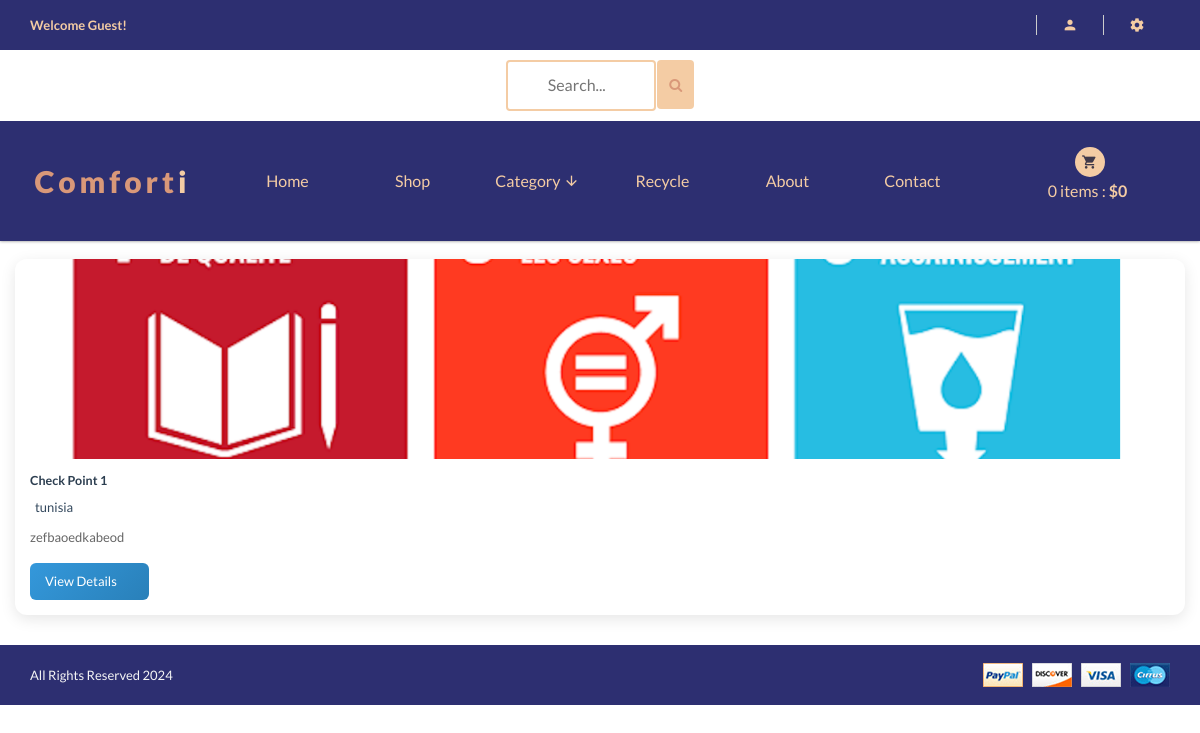
The app's page /recycle/drop-points/, older data.
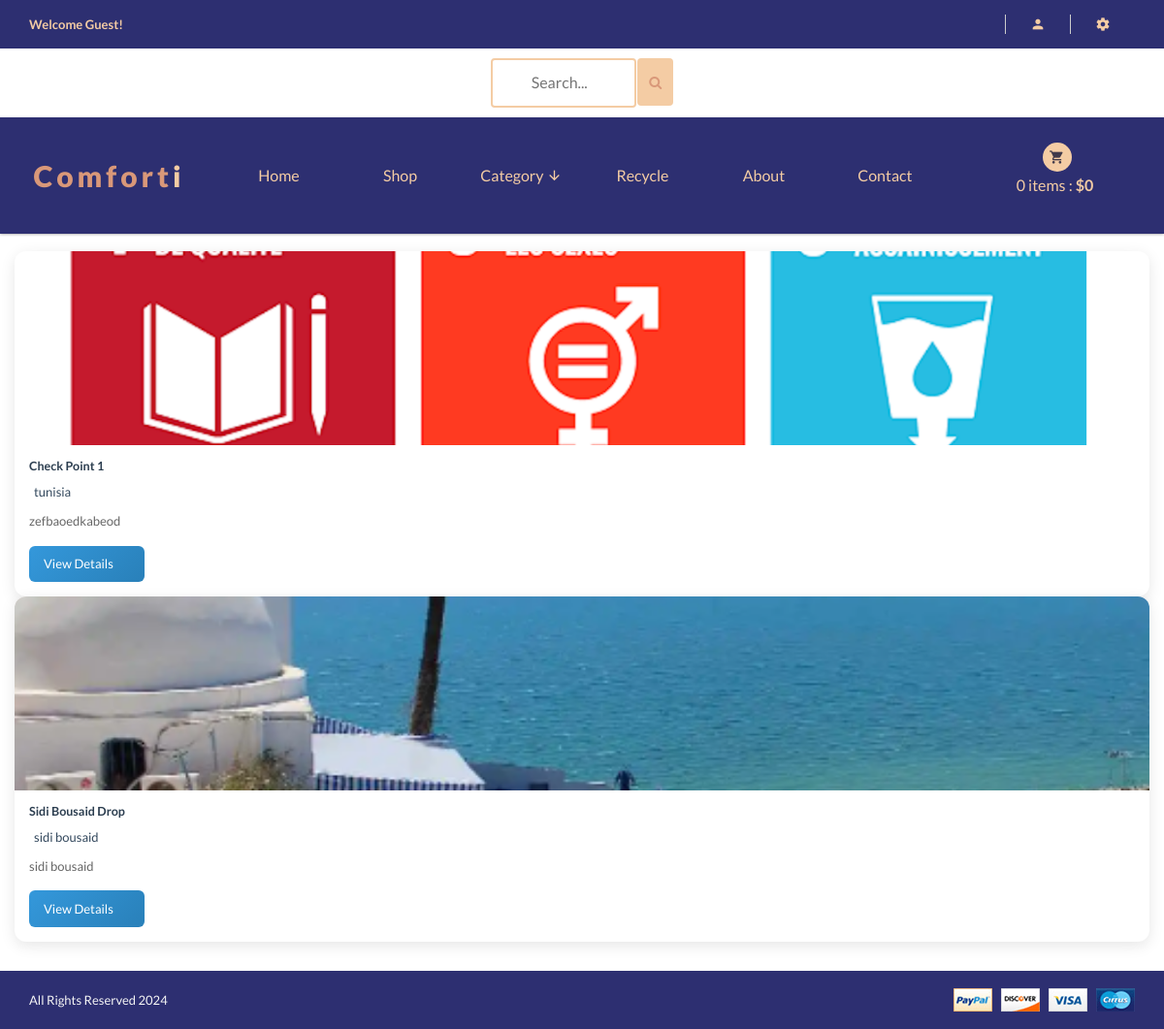
The same page, newer data.
### recycle/models.py (models this page shows, shortened)
class DropPoint(models.Model):
    name = models.CharField(max_length=100, unique=True)
    location = models.CharField(max_length=255)
    description = models.TextField(max_length=300, blank=True)
    image = models.ImageField(upload_to='drop_points', blank=True)
    class Meta:
        verbose_name = 'Drop Point'
        verbose_name_plural = 'Drop Points'
    def get_drop_point_details_url(self):
        return reverse('recycle:drop_point_details', args=[self.id])

### recycle/views.py (the view)
# urls.py: path('drop-points/', views.drop_points_list, name='drop_points_list'),
def drop_points_list(request):
    points_list = DropPoint.objects.all()
    paginator = Paginator(points_list, 6)  # Show 6 drop points per page
    page = request.GET.get('page')
    try:
        points = paginator.page(page)
    except PageNotAnInteger:
        points = paginator.page(1)
    except EmptyPage:
        points = paginator.page(paginator.num_pages)
    context = {
        'drop_points': points,
    }
    return render(request, 'shop/recycle/drop_points_list.html', context)

### cart/views.py (called while the page is built)
def _cart_id(request):
    cart = request.session.session_key
    if not cart :
        cart = request.session.create()
    return cart

### shop/context_processors.py (called while the page is built)
def category_list(request):
    return {
        'categories' : Category.objects.all(),
    }

### shop/models.py (called while the page is built)
    def get_category_slug_url(self):
        return reverse('shop:categries', args=[self.slug])

### templates/shop/recycle/drop_points_list.html (shortened to what this page needs)
{% extends 'base.html' %}
{% load static %}
{% block content %}
<div class="container py-5">
    <div class="row row-cols-1 row-cols-md-3 g-4 drop-points-container">
        {% for point in drop_points %}
            <div class="col">
                <div class="drop-point-card">
                    {% if point.image %}
                        <div class="card-image-wrapper">
                            <img src="{{ point.image.url }}" alt="{{ point.name }}">
                        </div>
                    {% endif %}
                    <div class="card-content">
                        <h5 class="location-name">{{ point.name }}</h5>
                        <div class="location-address">
                            <span>{{ point.location }}</span>
                        </div>
                        <p class="location-description">{{ point.description|truncatewords:30 }}</p>
                        <a href="{{ point.get_drop_point_details_url }}" class="details-btn">
                            View Details
                            <i class="fas fa-arrow-right"></i>
                        </a>
                    </div>
                </div>
            </div>
        {% endfor %}
    </div>
</div>
{% endblock %}

Row changes from the older to the newer data that the page shows:
added DropPoint: image (picture), name "Sidi Bousaid Drop", location "sidi bousaid", description "sidi bousaid"
